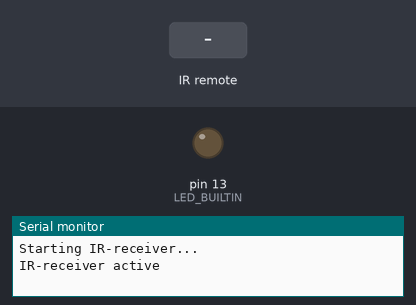
Recording of a sketch running on a simulated Arduino Uno, built with avr-gcc and run on an emulated ATmega328P. On the bench: output pins drawn as LEDs (lit = HIGH), the last lines printed to the serial monitor. The inputs (shaded band) are chosen by the test bench.

Above: at 1.2 s.
1.3 s: infrared code 0xFF42BD received
At 2.2 s:
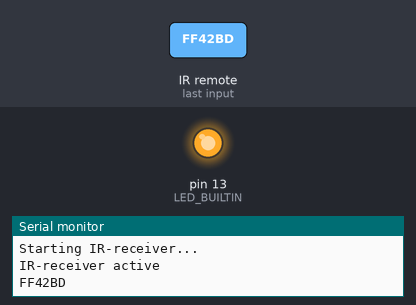
2.8 s: infrared code 0xFF52AD received
At 3.4 s:
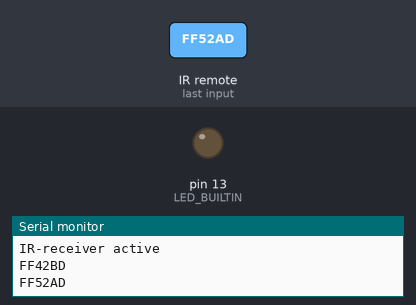
Timing chart, 0 to 5.8 s (numbered marks = the images above; inputs shaded):
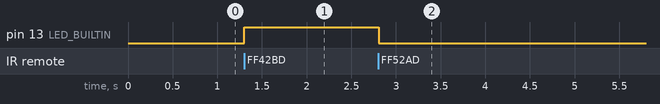

The sketch:

Test_Remote.ino
```cpp
 #include <IRremote.h>

int IrReceiverPin = 15;
decode_results results;
IRrecv irrecv(IrReceiverPin);

void setup() {
   Serial.begin(115200);
   pinMode(LED_BUILTIN, OUTPUT);
   Serial.println("Starting IR-receiver...");

   irrecv.enableIRIn();
   Serial.println("IR-receiver active");

   digitalWrite(LED_BUILTIN, LOW);
}

void loop() {
  if (irrecv.decode(&results)) {

     Serial.println(results.value, HEX);

     irrecv.resume();

     switch (results.value) {
         case 0xFF42BD:  // button *
             digitalWrite(LED_BUILTIN, HIGH);
             break;

         case 0xFF52AD:  // button #
             digitalWrite(LED_BUILTIN, LOW);
             break;
     }

   }

   delay(100);

}
```

Measured:
- after the input at 1.3 s, pin 13 (LED_BUILTIN): LOW → HIGH at once
- after the input at 2.8 s, pin 13 (LED_BUILTIN): HIGH → LOW at once
